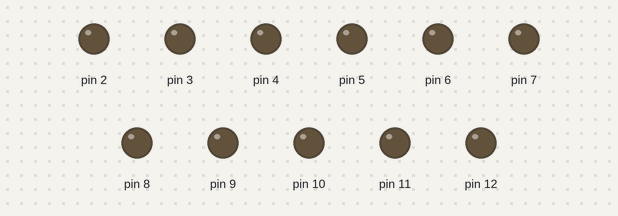
The sketch below on a simulated Arduino Uno, built with avr-gcc and run on an emulated ATmega328P. On the bench: output pins drawn as LEDs (lit = HIGH).

Above: at 1.0 s.
Timing chart, 0 to 3.5 s (numbered marks = the images above):
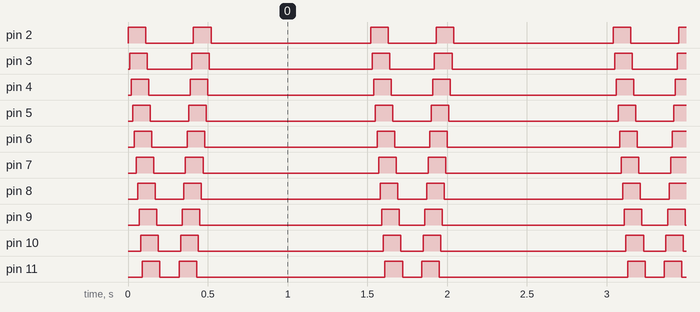

Measured:
- by itself, pin 2: repeats every 1.5 s: LOW 0.30 s, HIGH 0.11 s, LOW 1.0 s, HIGH 0.11 s
- by itself, pin 3: repeats every 1.5 s: LOW 0.28 s, HIGH 0.11 s, LOW 1.0 s, HIGH 0.11 s
- by itself, pin 4: repeats every 1.5 s: LOW 0.26 s, HIGH 0.11 s, LOW 1.0 s, HIGH 0.11 s
- by itself, pin 5: repeats every 1.5 s: LOW 0.24 s, HIGH 0.11 s, LOW 1.1 s, HIGH 0.11 s
- by itself, pin 6: repeats every 1.5 s: LOW 0.22 s, HIGH 0.11 s, LOW 1.1 s, HIGH 0.11 s
- by itself, pin 7: repeats every 1.5 s: LOW 0.20 s, HIGH 0.11 s, LOW 1.1 s, HIGH 0.11 s
- by itself, pin 8: repeats every 1.5 s: LOW 0.18 s, HIGH 0.11 s, LOW 1.1 s, HIGH 0.11 s
- by itself, pin 9: repeats every 1.5 s: LOW 0.16 s, HIGH 0.11 s, LOW 1.1 s, HIGH 0.11 s

The sketch:

Knight-Rider.ino
```cpp
void setup() {
  pinMode(2, OUTPUT);
  pinMode(3, OUTPUT);
  pinMode(4, OUTPUT);
  pinMode(5, OUTPUT);
  pinMode(6, OUTPUT);
  pinMode(7, OUTPUT);
  pinMode(8, OUTPUT);
  pinMode(9, OUTPUT);
  pinMode(10, OUTPUT);
  pinMode(11, OUTPUT);
  pinMode(12, OUTPUT);
}

void loop() {
  digitalWrite(2, HIGH);
  delay(10);
  digitalWrite(3, HIGH);
  delay(10);
  digitalWrite(4, HIGH);
  delay(10);
  digitalWrite(5, HIGH);
  delay(10);
  digitalWrite(6, HIGH);
  delay(10);
  digitalWrite(7, HIGH);
  delay(10);
  digitalWrite(8, HIGH);
  delay(10);
  digitalWrite(9, HIGH);
  delay(10);
  digitalWrite(10, HIGH);
  delay(10);
  digitalWrite(11, HIGH);
  delay(10);
  digitalWrite(12, HIGH);

  delay(10);
  digitalWrite(2, LOW);
  delay(10);
  digitalWrite(3, LOW);
  delay(10);
  digitalWrite(4, LOW);
  delay(10);
  digitalWrite(5, LOW);
  delay(10);
  digitalWrite(6, LOW);
  delay(10);
  digitalWrite(7, LOW);
  delay(10);
  digitalWrite(8, LOW);
  delay(10);
  digitalWrite(9, LOW);
  delay(10);
  digitalWrite(10, LOW);
  delay(10);
  digitalWrite(11, LOW);
  delay(10);
  digitalWrite(12, LOW);

  delay(100);

  digitalWrite(12, HIGH);
  delay(10);
  digitalWrite(11, HIGH);
  delay(10);
  digitalWrite(10, HIGH);
  delay(10);
  digitalWrite(9, HIGH);
  delay(10);
  digitalWrite(8, HIGH);
  delay(10);
  digitalWrite(7, HIGH);
  delay(10);
  digitalWrite(6, HIGH);
  delay(10);
  digitalWrite(5, HIGH);
  delay(10);
  digitalWrite(4, HIGH);
  delay(10);
  digitalWrite(3, HIGH);
  delay(10);
  digitalWrite(2, HIGH);

  delay(10);
  digitalWrite(12, LOW);
  delay(10);
  digitalWrite(11, LOW);
  delay(10);
  digitalWrite(10, LOW);
  delay(10);
  digitalWrite(9, LOW);
  delay(10);
  digitalWrite(8, LOW);
  delay(10);
  digitalWrite(7, LOW);
  delay(10);
  digitalWrite(6, LOW);
  delay(10);
  digitalWrite(5, LOW);
  delay(10);
  digitalWrite(4, LOW);
  delay(10);
  digitalWrite(3, LOW);
  delay(10);
  digitalWrite(2, LOW);

  delay(1000);
}
```
